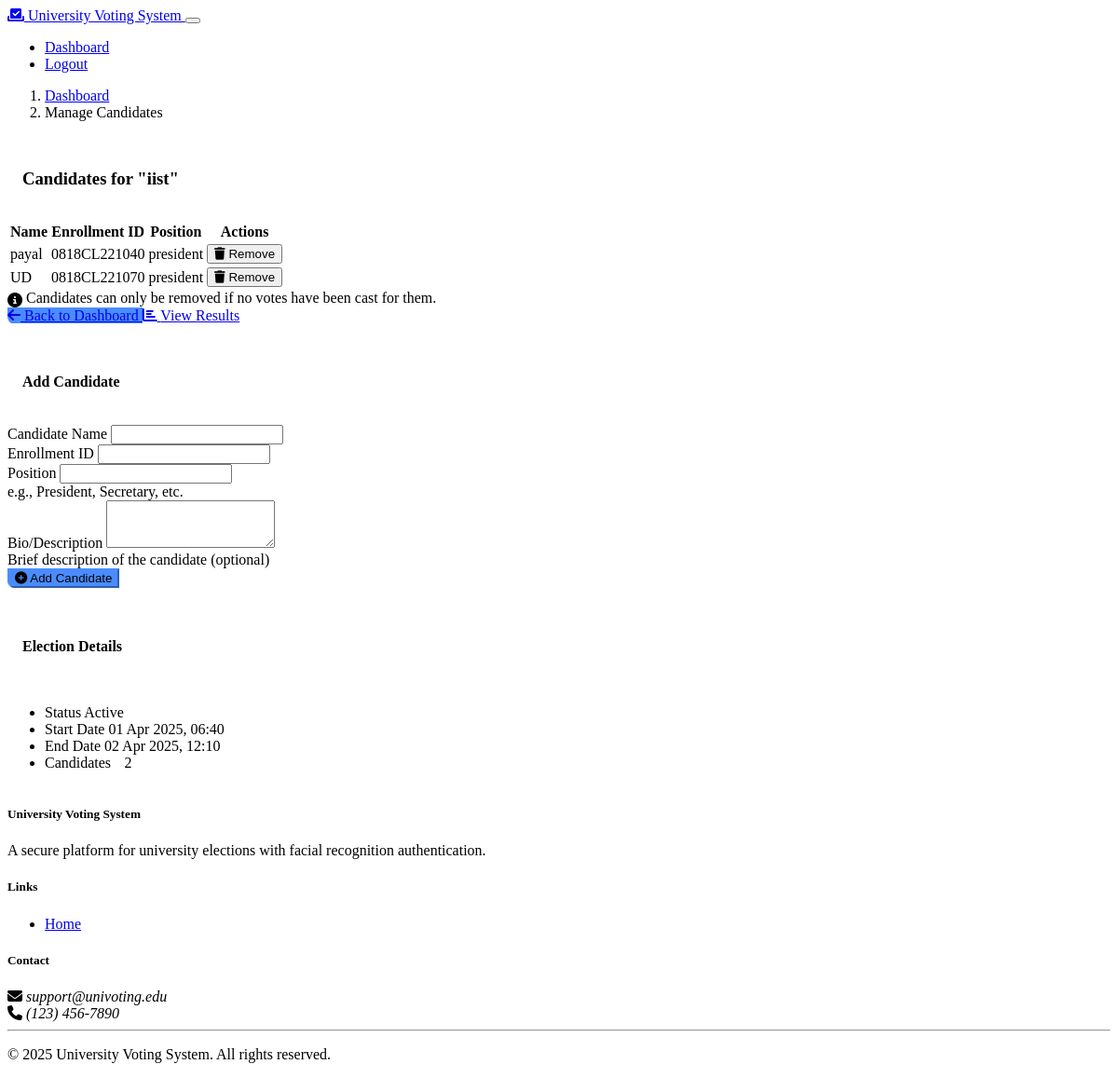
Screenshot of /admin/election/3/candidates (signed in) with the database file from the repository.
### models.py (models this page shows, shortened)
class Election(db.Model):
    id = db.Column(db.Integer, primary_key=True)
    title = db.Column(db.String(100), nullable=False)
    description = db.Column(db.Text, nullable=True)
    start_date = db.Column(db.DateTime, nullable=False)
    end_date = db.Column(db.DateTime, nullable=False)
    is_active = db.Column(db.Boolean, default=False)
    created_by = db.Column(db.Integer, db.ForeignKey('user.id'), nullable=False)
    created_at = db.Column(db.DateTime, default=datetime.datetime.utcnow)
    candidates = db.relationship('Candidate', backref='election', lazy=True, cascade="all, delete-orphan")
    votes = db.relationship('Vote', backref='election', lazy=True, cascade="all, delete-orphan")
    admin = db.relationship('User', backref='created_elections')

class Candidate(db.Model):
    id = db.Column(db.Integer, primary_key=True)
    name = db.Column(db.String(100), nullable=False)
    enrollment_id = db.Column(db.String(50), nullable=False)
    position = db.Column(db.String(100), nullable=False)
    bio = db.Column(db.Text, nullable=True)
    election_id = db.Column(db.Integer, db.ForeignKey('election.id'), nullable=False)
    created_at = db.Column(db.DateTime, default=datetime.datetime.utcnow)
    votes = db.relationship('Vote', backref='candidate', lazy=True)

### routes.py (the view, shortened to what this page needs)
@app.route('/admin/election/<int:election_id>/candidates', methods=['GET', 'POST'])
def manage_candidates(election_id):
    if not is_logged_in() or not is_admin():
        flash('You do not have permission to access this page', 'danger')
        return redirect(url_for('admin_login'))
    user_id = session.get('user_id')
    election = Election.query.get_or_404(election_id)
    if election.created_by != user_id:
        flash('You do not have permission to manage candidates for this election', 'danger')
        return redirect(url_for('admin_dashboard'))
    candidates = Candidate.query.filter_by(election_id=election_id).all()
    now = datetime.datetime.utcnow()
    return render_template('manage_candidates.html', election=election, candidates=candidates, now=now)

### models.py (called while the page is built)
    def is_admin(self):
        return self.role == 'admin'

### routes.py (called while the page is built)
def is_logged_in():
    return 'user_id' in session

def is_admin():
    if not is_logged_in():
        return False
    user_id = session.get('user_id')
    user = User.query.get(user_id)
    return user and user.is_admin()

### templates/manage_candidates.html (shortened to what this page needs)
{% extends 'base.html' %}
{% block content %}
<div class="container py-4">
    <nav aria-label="breadcrumb">
        <ol class="breadcrumb">
            <li class="breadcrumb-item"><a href="{{ url_for('admin_dashboard') }}">Dashboard</a></li>
            <li class="breadcrumb-item active">Manage Candidates</li>
        </ol>
    </nav>
    <div class="row">
        <div class="col-md-8">
            <div class="card shadow mb-4">
                <div class="card-header bg-primary text-white d-flex justify-content-between align-items-center">
                    <h3 class="mb-0">Candidates for "{{ election.title }}"</h3>
                </div>
                <div class="card-body">
                    {% if candidates %}
                        <div class="table-responsive">
                            <table class="table table-hover">
                                <thead>
                                    <tr>
                                        <th>Name</th>
                                        <th>Enrollment ID</th>
                                        <th>Position</th>
                                        <th>Actions</th>
                                    </tr>
                                </thead>
                                <tbody>
                                    {% for candidate in candidates %}
                                        <tr>
                                            <td>{{ candidate.name }}</td>
                                            <td>{{ candidate.enrollment_id }}</td>
                                            <td>{{ candidate.position }}</td>
                                            <td>
                                                <form method="POST" action="{{ url_for('delete_candidate', candidate_id=candidate.id) }}" class="d-inline" onsubmit="return confirm('Are you sure you want to delete this candidate?')">
                                                    <button type="submit" class="btn btn-sm btn-outline-danger">
                                                        <i class="fas fa-trash me-1"></i> Remove
                                                    </button>
                                                </form>
                                            </td>
                                        </tr>
                                    {% endfor %}
                                </tbody>
                            </table>
                        </div>
                    {% endif %}
                    <div class="alert alert-info mt-3">
                        <i class="fas fa-info-circle me-2"></i> Candidates can only be removed if no votes have been cast for them.
                    </div>
                    <div class="d-grid gap-2 d-md-flex justify-content-md-start mt-3">
                        <a href="{{ url_for('admin_dashboard') }}" class="btn btn-primary">
                            <i class="fas fa-arrow-left me-2"></i> Back to Dashboard
                        </a>
                        {% if candidates %}
                            <a href="{{ url_for('view_results', election_id=election.id) }}" class="btn btn-success">
                                <i class="fas fa-chart-bar me-2"></i> View Results
                            </a>
                        {% endif %}
                    </div>
                </div>
            </div>
        </div>
        <div class="col-md-4">
            <div class="card shadow">
                <div class="card-header bg-secondary text-white">
                    <h4 class="mb-0">Add Candidate</h4>
                </div>
                <div class="card-body">
                    <form method="POST" action="{{ url_for('manage_candidates', election_id=election.id) }}">
                        <div class="mb-3">
                            <label for="name" class="form-label">Candidate Name</label>
                            <input type="text" class="form-control" id="name" name="name" required>
                        </div>
                        <div class="mb-3">
                            <label for="enrollment_id" class="form-label">Enrollment ID</label>
                            <input type="text" class="form-control" id="enrollment_id" name="enrollment_id" required>
                        </div>
                        <div class="mb-3">
                            <label for="position" class="form-label">Position</label>
                            <input type="text" class="form-control" id="position" name="position" required>
                            <div class="form-text">e.g., President, Secretary, etc.</div>
                        </div>
                        <div class="mb-3">
                            <label for="bio" class="form-label">Bio/Description</label>
                            <textarea class="form-control" id="bio" name="bio" rows="3"></textarea>
                            <div class="form-text">Brief description of the candidate (optional)</div>
                        </div>
                        <div class="d-grid">
                            <button type="submit" class="btn btn-primary">
                                <i class="fas fa-plus-circle me-2"></i> Add Candidate
                            </button>
                        </div>
                    </form>
                </div>
            </div>
            <div class="card shadow mt-4">
                <div class="card-header bg-info text-white">
                    <h4 class="mb-0">Election Details</h4>
                </div>
                <div class="card-body">
                    <ul class="list-group list-group-flush">
                        <li class="list-group-item d-flex justify-content-between align-items-center">
                            <span>Status</span>
                            <span class="badge bg-{{ 'success' if election.is_active else 'danger' }}">
                                {{ 'Active' if election.is_active else 'Inactive' }}
                            </span>
                        </li>
                        <li class="list-group-item d-flex justify-content-between align-items-center">
                            <span>Start Date</span>
                            <span>{{ election.start_date.strftime('%d %b %Y, %H:%M') }}</span>
                        </li>
                        <li class="list-group-item d-flex justify-content-between align-items-center">
                            <span>End Date</span>
                            <span>{{ election.end_date.strftime('%d %b %Y, %H:%M') }}</span>
                        </li>
                        <li class="list-group-item d-flex justify-content-between align-items-center">
                            <span>Candidates</span>
                            <span class="badge bg-primary rounded-pill">{{ candidates|length }}</span>
                        </li>
                    </ul>
                </div>
            </div>
        </div>
    </div>
</div>
{% endblock %}

### static/css/custom.css (style rules this page uses)
.card { margin-bottom: 1rem; border-radius: 0.5rem; overflow: hidden; }
.card-header { padding: 1rem; }
.btn-primary { background-color: #4a8cff; border-color: #4a8cff; }
.badge.rounded-pill { padding: 0.35em 0.65em; }
.alert i { vertical-align: middle; }

### rows the page displays
Election: title "iist", is_active "Active", start_date "01 Apr 2025, 06:40", end_date "02 Apr 2025, 12:10"
Candidate: name "payal", enrollment_id "0818CL221040", position "president"
Candidate: name "UD", enrollment_id "0818CL221070", position "president"

### other values shown
{{ candidates|length }} "2"
